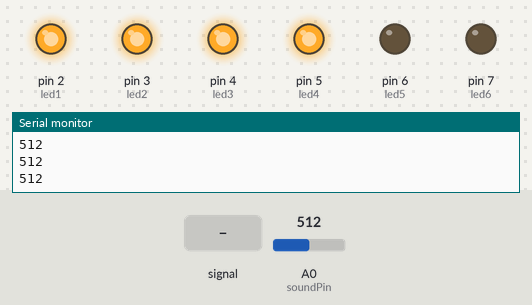
The sketch below on a simulated Arduino Uno, built with avr-gcc and run on an emulated ATmega328P. Shown: output pins drawn as LEDs (lit = HIGH), the last lines printed to the serial monitor. Dashed ring = blinking. The inputs (shaded band) are chosen by the test bench; at power-on: A0 (soundPin) = 512.

Above: at 1.2 s.
1.3 s: A0 (soundPin) fed a 200 Hz sine of ±81 counts around its level
At 2.18 s:
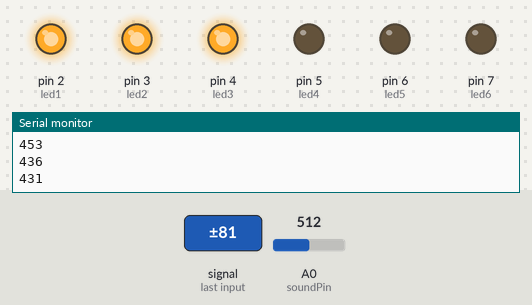
4.3 s: A0 (soundPin) set to 340
At 5.5 s:
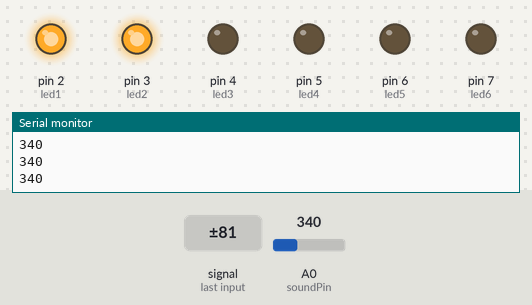
5.8 s: A0 (soundPin) fed a 1000 Hz sine of ±255 counts around its level
At 6.4 s:
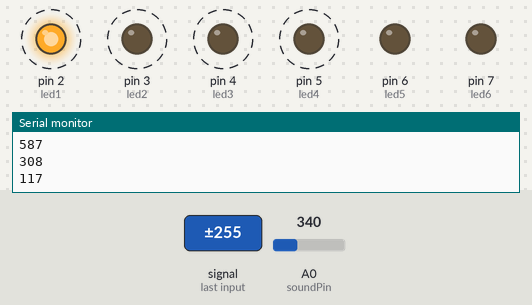
8.8 s: A0 (soundPin) set to 716
At 9.5 s:
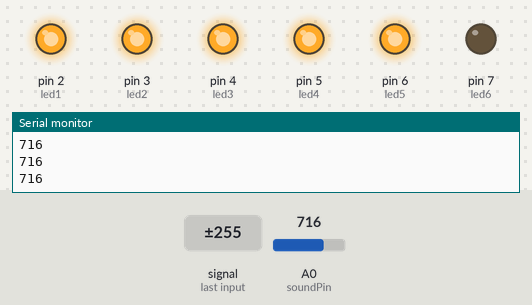
10.3 s: A0 (soundPin) fed a 2 Hz sine of ±306 counts around its level
At 10.64 s:
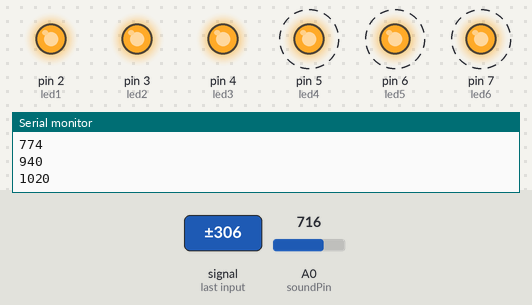
13.3 s: A0 (soundPin) set to 860
At 14.0 s:
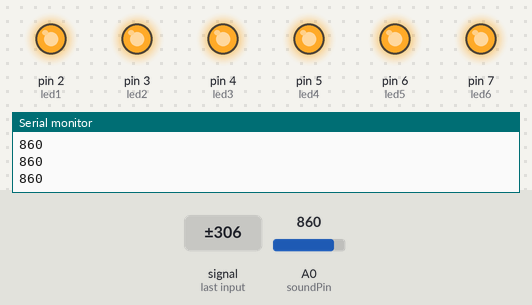
Timing chart, 0 to 15.8 s (numbered marks = the images above; inputs shaded):
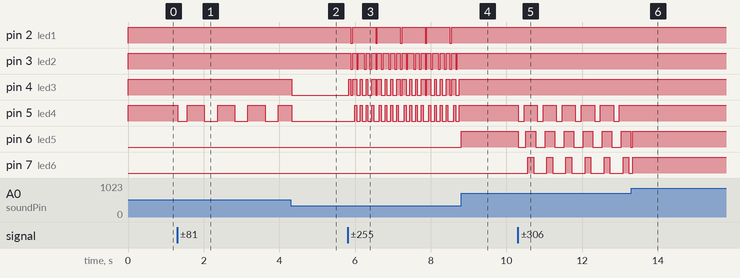

Measured:
- after the input at 1.3 s, pin 5 (led4): HIGH → LOW at once, then repeats every 0.80 s: HIGH 0.45 s, LOW 0.35 s
- after the input at 4.3 s, pin 4 (led3): HIGH → LOW at once
- after the input at 5.8 s, pin 2 (led1): alternates HIGH for 0.60 s and LOW for 0.05 s, starting after 0.09 s; pin 3 (led2): alternates HIGH for 0.10 s and LOW for 0.05 s, starting after 0.09 s; pin 4 (led3): alternates HIGH for 0.08 s and LOW for 0.10 s, starting at once; pin 5 (led4): alternates HIGH for 0.05 s and LOW for 0.10 s, starting after 0.19 s
- after the input at 8.8 s, pin 2 (led1), pin 3 (led2), pin 4 (led3), pin 5 (led4): stops changing and stays HIGH; pin 6 (led5): LOW → HIGH at once
- after the input at 10.3 s, pin 5 (led4): alternates HIGH for 0.35 s and LOW for 0.15 s, starting at once; pin 6 (led5): alternates HIGH for 0.25 s and LOW for 0.25 s, starting at once; pin 7 (led6): alternates HIGH for 0.15 s and LOW for 0.35 s, starting after 0.27 s
- after the input at 13.3 s, pin 5 (led4): stops changing and stays HIGH

The sketch:

Dancing_Light.ino
```cpp
int soundPin = A0;

int led1 = 2;
int led2 = 3;
int led3 = 4;
int led4 = 5;
int led5 = 6;
int led6 = 7;

void setup() {

  pinMode(led1, OUTPUT);
  pinMode(led2, OUTPUT);
  pinMode(led3, OUTPUT);
  pinMode(led4, OUTPUT);
  pinMode(led5, OUTPUT);
  pinMode(led6, OUTPUT);

  Serial.begin(9600);
}

void loop() {

  int soundValue = analogRead(soundPin);

  Serial.println(soundValue);

  digitalWrite(led1, soundValue > 100);
  digitalWrite(led2, soundValue > 200);
  digitalWrite(led3, soundValue > 350);
  digitalWrite(led4, soundValue > 500);
  digitalWrite(led5, soundValue > 700);
  digitalWrite(led6, soundValue > 850);

  delay(50);
}
```
